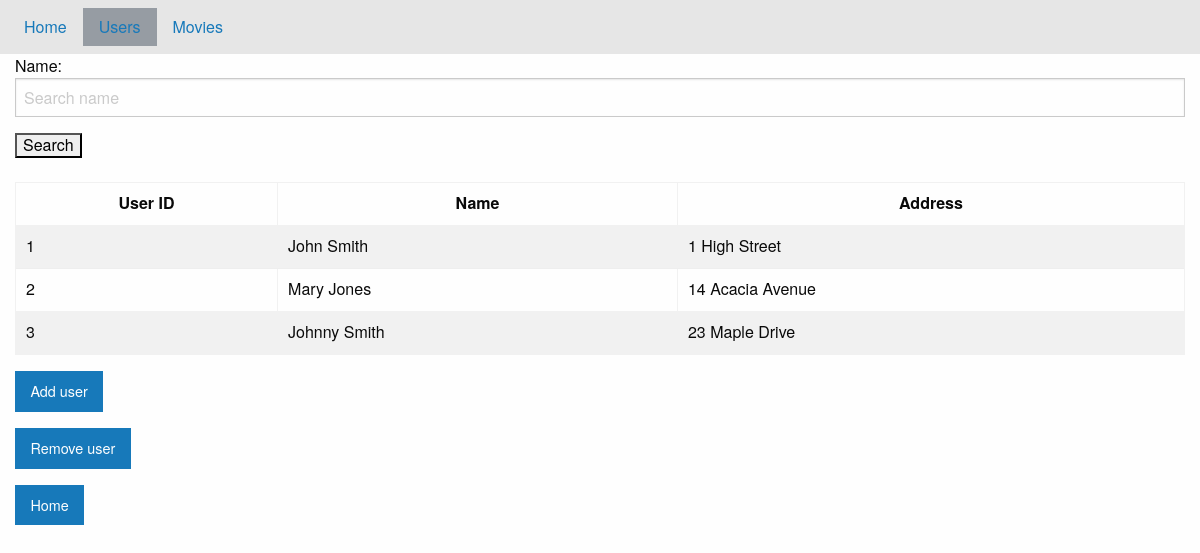
Page /projects/movie_db_application/users.php on the committed database.
### tables this page shows
CREATE TABLE `customers` (
  `id` int(5) NOT NULL,
  `customer_name` varchar(30) NOT NULL,
  `username` varchar(30) NOT NULL,
  `password` varchar(30) NOT NULL,
  `address` varchar(50) NOT NULL
);

### projects/movie_db_application/model/db_functions.php (called while the page is built, shortened)
<?php
function get_users($connection, $search = '') {
    $sql_to_run = "SELECT * FROM customers WHERE customer_name LIKE '$search%'";
    $result = $connection->query($sql_to_run);
    $users_array = array();
    if($result->num_rows > 0) {
        while($row = $result->fetch_assoc()) {
             $users_array[] = (object) array(
                 'id' => $row["id"],
                 'customer_name' => $row["customer_name"],
                 'address' => $row["address"]
             );
        }
        return $users_array;
    } else {
       return(false);
    }
}
?>

### projects/movie_db_application/users.php (the view, shortened to what this page needs)
<!doctype html>
<html>
<head>
    <?php include_once('model/db_functions.php'); ?>
    <?php include_once('model/view_functions.php'); ?>
    <link rel="stylesheet" type="text/css" href="assets/css/foundation.css">
</head>
<body>
    <?php
        $connection = connect_database();
        $content = nav_bar('users');
        $content .= '
                    <div class="grid-container">
                        <form id="search_users" method="get" action="?view=view_users">
                            Name: <input type="text" id="search" name="search" placeholder="Search name">
                            <input type="submit" value="Search">
                        </form>
                        <br>';
        $users = get_users($connection, $_GET['search']);
        if($users) {
                $content .= '<table border="1">
                            <tr>
                                <th>User ID</th>
                                <th>Name</th>
                                <th>Address</th>
                            </tr>
                            ';
            foreach($users as $user) {
                $content .= '<tr>
                                <td>'.$user->id.'</td>
                                <td>'.$user->customer_name.'</td>
                                <td>'.$user->address.'</td>
                            </tr>';
            }
            $content .= '<table>';
        } else {
            echo('No users found.');
        }
        $content .= '<a class="button" href="index.php?view=users_add">Add user</a><br>
                        <a class="button" href="index.php?view=users_remove">Remove user</a>';
        $content .= home_button();
        $content .= '</div>';
        echo($content);
    ?>

### rows in the picture
customers: id "1", customer_name "John Smith", address "1 High Street"
customers: id "2", customer_name "Mary Jones", address "14 Acacia Avenue"
customers: id "3", customer_name "Johnny Smith", address "23 Maple Drive"
